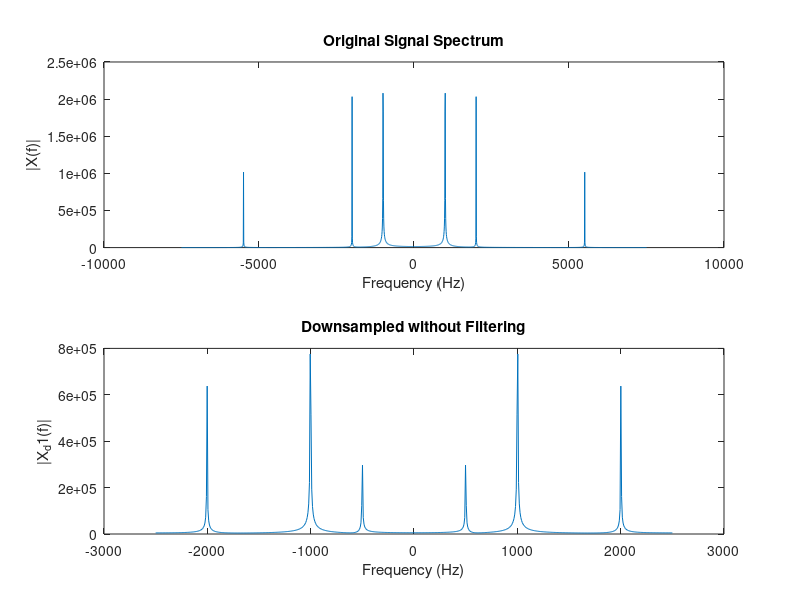
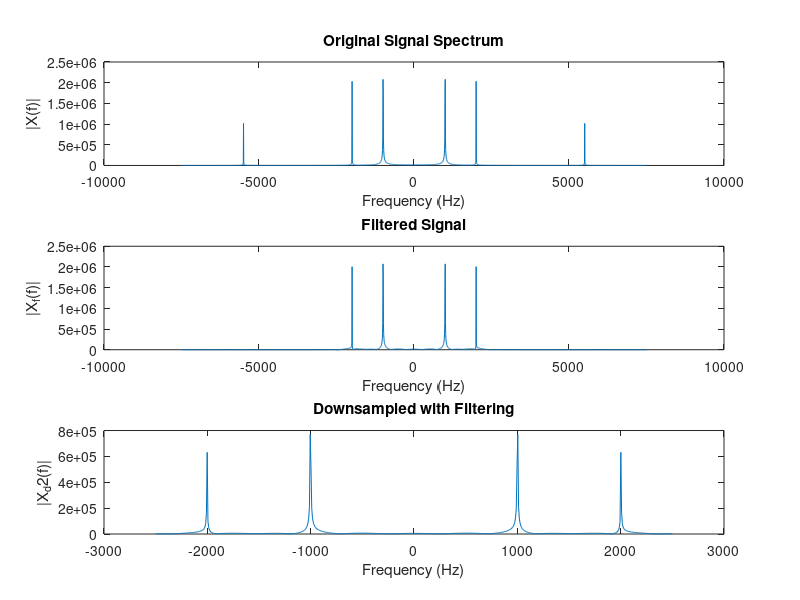
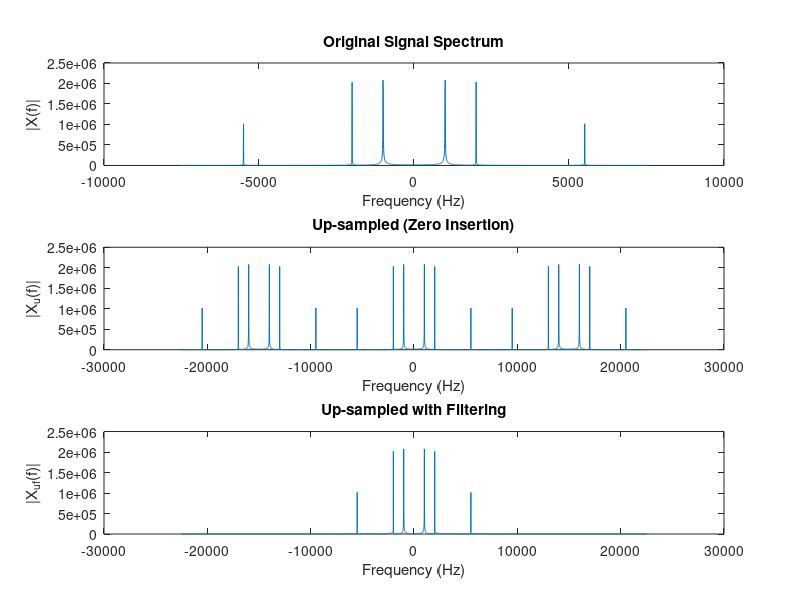
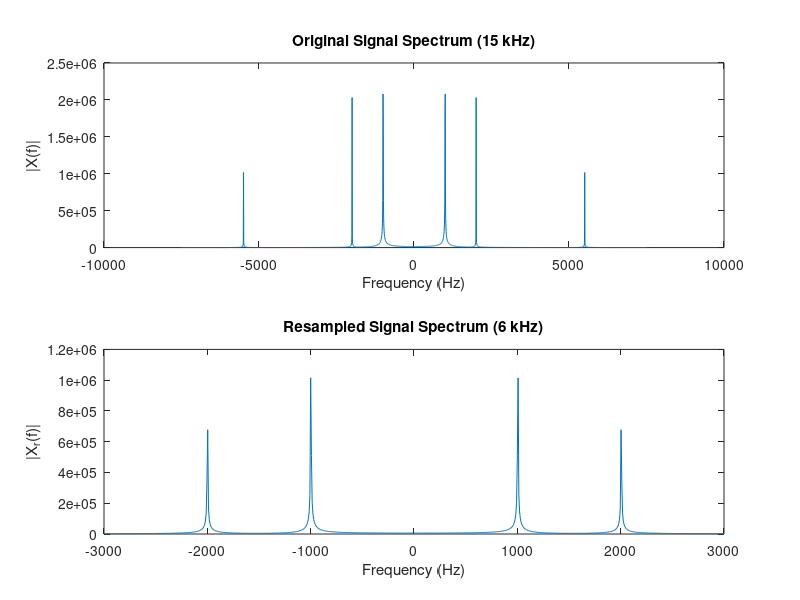

The MATLAB script that drew these images, in order:
%% Part (a) - Magnitude Spectra in Hz
clc; clear;

% Parameters
fs = 15000;                  % Original sampling frequency
N = 2048;                    % Number of samples
t = (0:N-1)/fs;              % Time vector

% Input signal
x = 3000*sin(2*pi*1000*t) + 2000*sin(2*pi*2000*t) + 1000*sin(2*pi*5500*t);
f = linspace(-fs/2, fs/2, N);

%% 1. Downsampling by 3 (without filtering)
xd1 = x(1:3:end);
f1 = linspace(-fs/6, fs/6, length(xd1));

figure;
subplot(2,1,1);
plot(f, abs(fftshift(fft(x))));
title('Original Signal Spectrum');
xlabel('Frequency (Hz)'); ylabel('|X(f)|');

subplot(2,1,2);
plot(f1, abs(fftshift(fft(xd1, length(xd1)))));
title('Downsampled without Filtering');
xlabel('Frequency (Hz)'); ylabel('|X_d1(f)|');

%% 2. Downsampling by 3 (with filtering)
lpf = fir1(63, 1/3);             % Low-pass FIR filter
xf = filter(lpf, 1, x);          
xd2 = xf(1:3:end);
f2 = linspace(-fs/6, fs/6, length(xd2));

figure;
subplot(3,1,1);
plot(f, abs(fftshift(fft(x))));
title('Original Signal Spectrum');
xlabel('Frequency (Hz)'); ylabel('|X(f)|');

subplot(3,1,2);
plot(f, abs(fftshift(fft(xf))));
title('Filtered Signal');
xlabel('Frequency (Hz)'); ylabel('|X_f(f)|');

subplot(3,1,3);
plot(f2, abs(fftshift(fft(xd2, length(xd2)))));
title('Downsampled with Filtering');
xlabel('Frequency (Hz)'); ylabel('|X_d2(f)|');

%% 3. Upsampling by 3 (with filtering)
xu = upsample(x, 3);
h_interp = fir1(63, 1/3);
xu_filtered = filter(h_interp, 1, xu);
f3 = linspace(-3*fs/2, 3*fs/2, length(xu_filtered));

figure;
subplot(3,1,1);
plot(f, abs(fftshift(fft(x))));
title('Original Signal Spectrum');
xlabel('Frequency (Hz)'); ylabel('|X(f)|');

subplot(3,1,2);
plot(f3, abs(fftshift(fft(xu, length(xu)))));
title('Up-sampled (Zero Insertion)');
xlabel('Frequency (Hz)'); ylabel('|X_u(f)|');

subplot(3,1,3);
plot(f3, abs(fftshift(fft(xu_filtered, length(xu_filtered)))));
title('Up-sampled with Filtering');
xlabel('Frequency (Hz)'); ylabel('|X_u_f(f)|');

%% 4. Change sampling rate to 6 kHz
[xr, ~] = resample(x, 6, 15);    % From 15kHz to 6kHz
f4 = linspace(-3000, 3000, length(xr));

figure;
subplot(2,1,1);
plot(f, abs(fftshift(fft(x))));
title('Original Signal Spectrum (15 kHz)');
xlabel('Frequency (Hz)'); ylabel('|X(f)|');

subplot(2,1,2);
plot(f4, abs(fftshift(fft(xr, length(xr)))));
title('Resampled Signal Spectrum (6 kHz)');
xlabel('Frequency (Hz)'); ylabel('|X_r(f)|');
